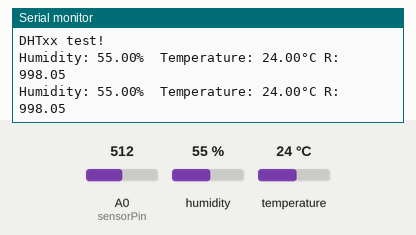
Simulated run of this sketch. Board: Arduino Uno, built with avr-gcc and run on an emulated ATmega328P. Parts: the last lines printed to the serial monitor. The inputs (shaded band) are chosen by the test bench; at power-on: A0 (sensorPin) = 512, humidity 55 %, temperature 24 °C.

Above: at 5.8 s.
5.9 s: A0 (sensorPin) set to 0
At 8.6 s:
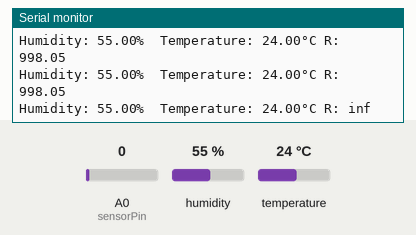
12.5 s: humidity set to 22 %
At 15.0 s:
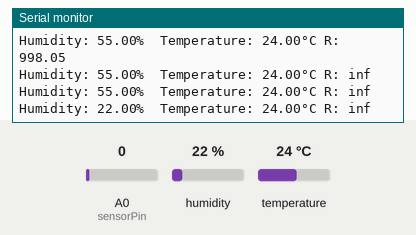
16.8 s: temperature set to 12 °C
At 18.2 s:
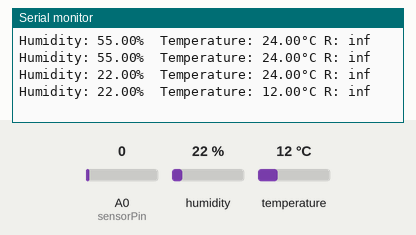
21.1 s: A0 (sensorPin) set to 122
At 24.5 s:
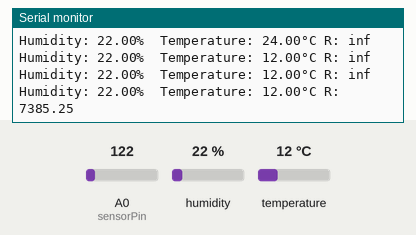
25.4 s: humidity set to 40 %
At 26.6 s:
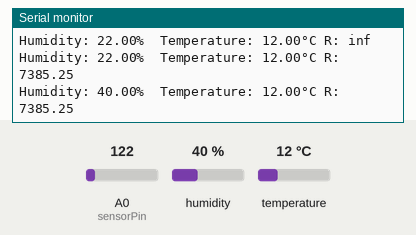
Timing chart, 0 to 28.4 s (numbered marks = the images above; inputs shaded):
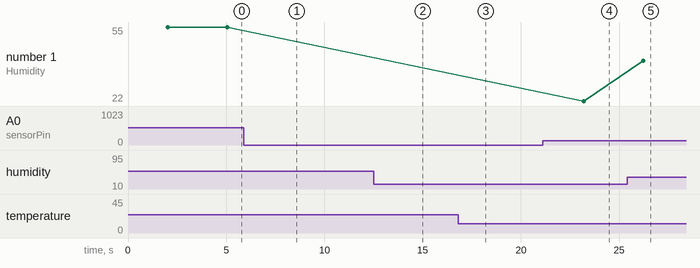

Measured:
- after the input at 5.9 s, the serial monitor: prints a new line after 2.2 s (image 1)
- after the input at 12.5 s, the serial monitor: prints a new line after 1.6 s (image 2)
- after the input at 16.8 s, the serial monitor: prints a new line after 0.35 s (image 3)
- after the input at 21.1 s, the serial monitor: prints a new line after 2.1 s (image 4)
- after the input at 25.4 s, the serial monitor: prints a new line after 0.82 s (image 5)
- plotted number 1: 22 → 40 after the input at 25.4 s

The sketch:

hum_res_proj.ino
```cpp
#include "DHT.h"

#define DHTPIN 2     // Digital pin connected to the DHT sensor

#define DHTTYPE DHT11   // DHT 11

const int sensorPin = A0;  // Analog input pin that senses Vout
int sensorValue = 0;       // sensorPin default value
float Vin = 5;             // Input voltage
float Vout = 0;            // Vout default value
float Rref = 1000;          // Reference resistor's value in ohms (you can give this value in kiloohms or megaohms - the resistance of the tested resistor will be given in the same units)
float R = 0;               // Tested resistors default value
DHT dht(DHTPIN, DHTTYPE);

void setup() {
  Serial.begin(9600);
  Serial.println(F("DHTxx test!"));

  dht.begin();
}

void loop() {
  // Wait a few seconds between measurements.
  delay(2000);

  float h = dht.readHumidity();
  // Read temperature as Celsius (the default)
  float t = dht.readTemperature();
  // Read temperature as Fahrenheit (isFahrenheit = true)
  float f = dht.readTemperature(true);

  sensorValue = analogRead(sensorPin);  // Read Vout on analog input pin A0 (Arduino can sense from 0-1023, 1023 is 5V)
  Vout = (Vin * sensorValue) / 1023;    // Convert Vout to volts

  R= ((( Vin* Rref)/Vout)-Rref);


  // Check if any reads failed and exit early (to try again).
  if (isnan(h) || isnan(t) || isnan(f)) {
    Serial.println(F("Failed to read from DHT sensor!"));
    return;
  }


  Serial.print(F("Humidity: "));
  Serial.print(h);
  Serial.print(F("%  Temperature: "));
  Serial.print(t);
  Serial.print(F("°C "));
  Serial.print("R: ");
  Serial.println(R);                    // Give calculated resistance in Serial Monitor
  delay(1000);
}
```
